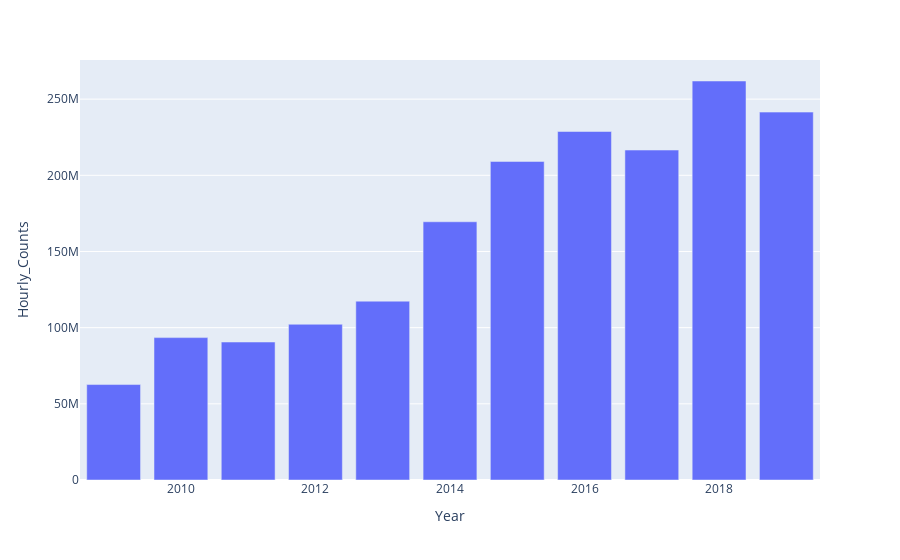

This figure's notebook cell:
### Markdown cell above
## Yearly plots

### Code cell
year_counts_df = data_df.groupby("Year")["Hourly_Counts"].sum().reset_index()
px.bar(year_counts_df, x="Year", y="Hourly_Counts")

### Figure 1 — Plotly figure (JSON) as saved in the notebook; plotly's stock layout.template omitted (floating-point values rounded to 4 significant figures)
{"data": [{"alignmentgroup": "True", "hoverlabel": {"namelength": 0}, "hovertemplate": "Year=%{x}<br>Hourly_Counts=%{y}", "legendgroup": "", "marker": {"color": "#636efa"}, "name": "", "offsetgroup": "", "orientation": "v", "showlegend": false, "textposition": "auto", "type": "bar", "x": [2009, 2010, 2011, 2012, 2013, 2014, 2015, 2016, 2017, 2018, 2019], "xaxis": "x", "y": [62650110, 93459437, 90571965, 102215521, 117389820, 169500386, 209099687, 228757880, 216586414, 261909318, 241480503], "yaxis": "y"}], "layout": {"autosize": true, "barmode": "relative", "legend": {"tracegroupgap": 0}, "margin": {"t": 60}, "xaxis": {"anchor": "y", "autorange": true, "domain": [0, 1], "range": [2008.0, 2020.0], "title": {"text": "Year"}, "type": "linear"}, "yaxis": {"anchor": "x", "autorange": true, "domain": [0, 1], "range": [0, 275700000.0], "title": {"text": "Hourly_Counts"}, "type": "linear"}}}
